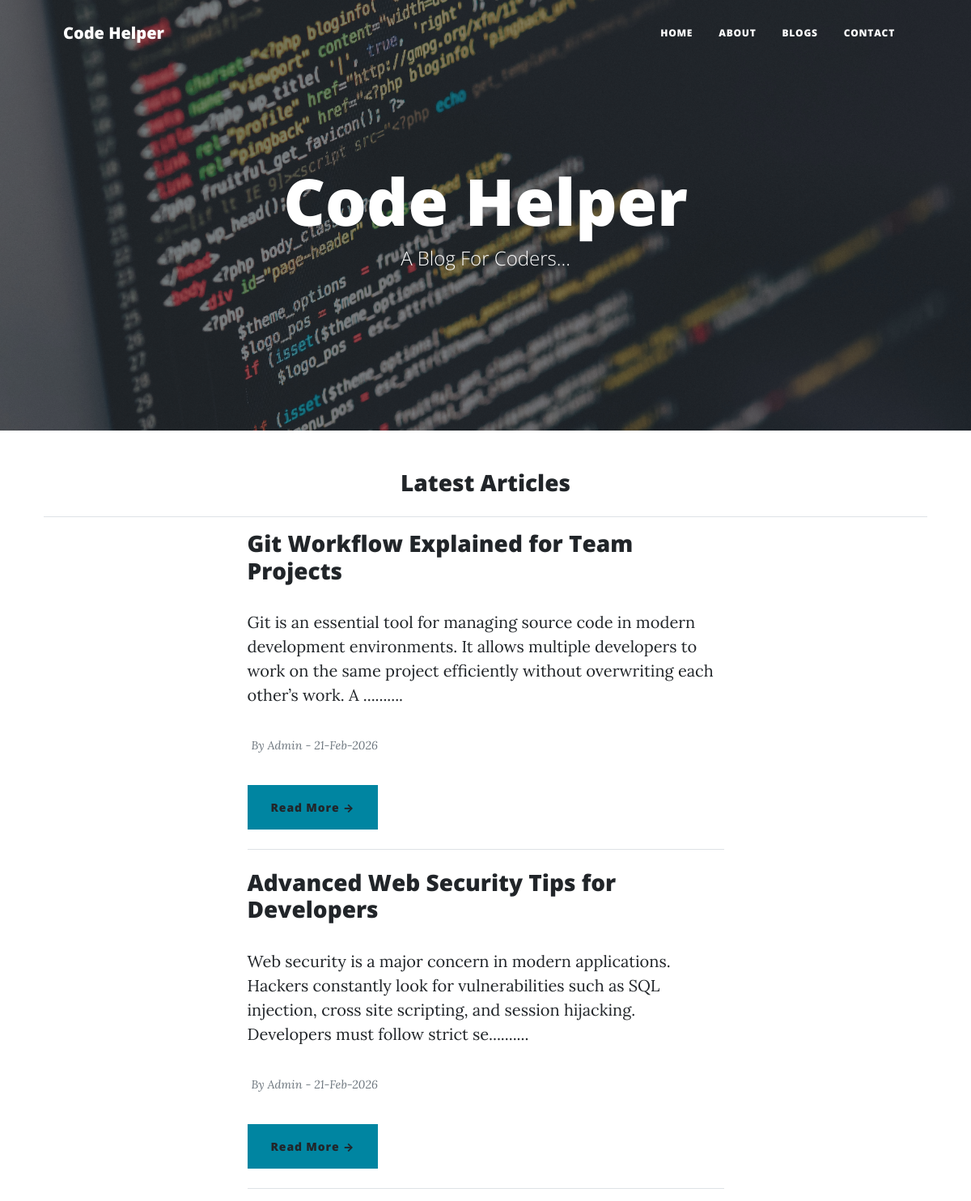
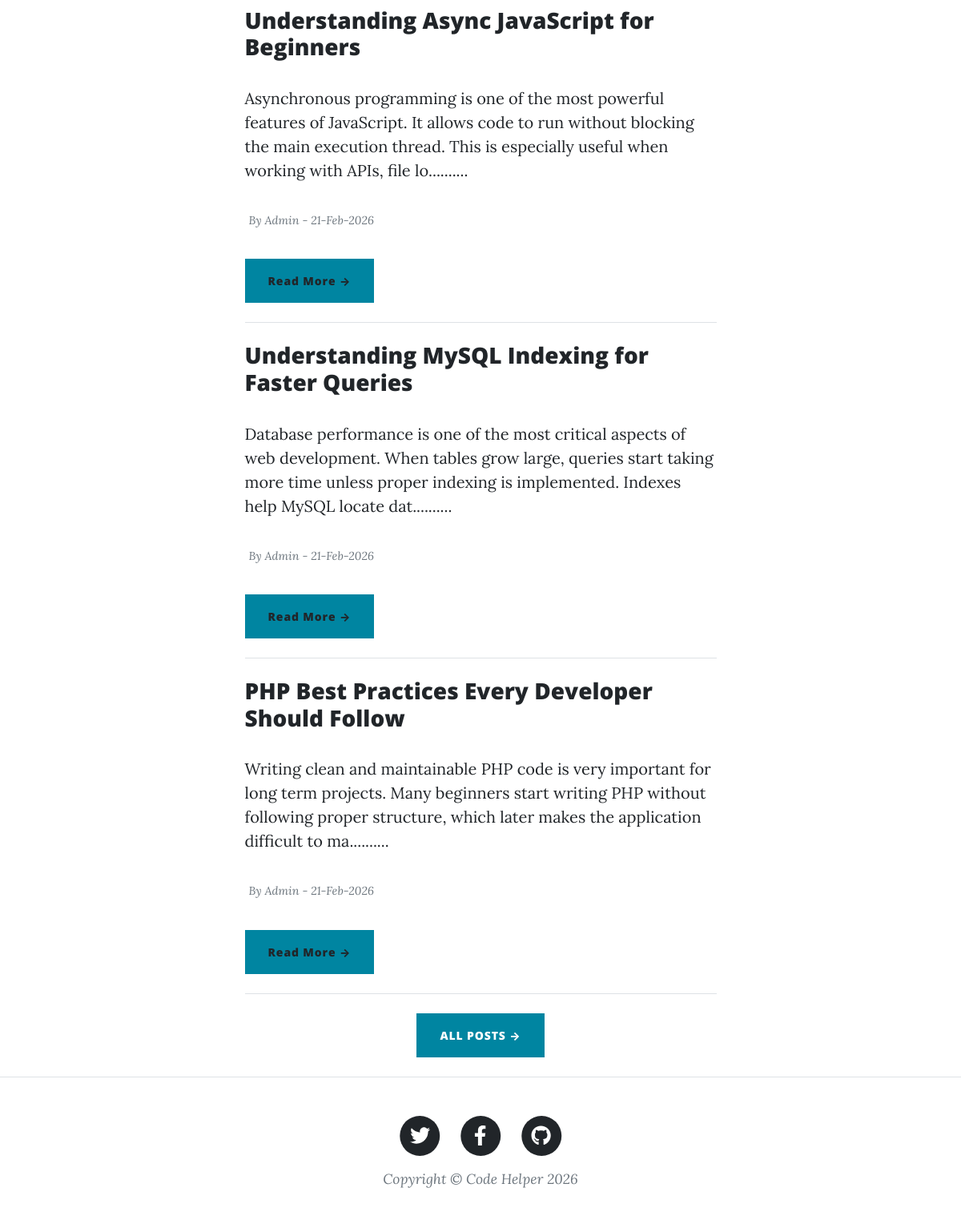
The page / on the database its author committed (2 pictures, top to bottom).
### tables this page shows
CREATE TABLE tbl_posts (
    id INT AUTO_INCREMENT PRIMARY KEY,
    post_header VARCHAR(255),
    post_title VARCHAR(255),
    post_content TEXT,
    post_author VARCHAR(100),
    post_slug VARCHAR(255),
    post_date DATETIME DEFAULT CURRENT_TIMESTAMP
);

### config.php (called while the page is built, shortened)
<?php
$sitename = "Code Helper";
?>

### index.php (the view, shortened to what this page needs)
<?php
include('config.php');
?>
<!DOCTYPE html>
<html lang="en">
<head>
<link href="css/styles.css" rel="stylesheet" />
</head>
<body>
<?php
include('navbar.php');
?>
<header class="masthead" style="background-image: url('assets/img/home-bg.jpg')">
<div class="container position-relative px-4 px-lg-5">
<div class="row gx-4 gx-lg-5 justify-content-center">
<div class="col-md-10 col-lg-8 col-xl-7">
<div class="site-heading">
<h1><?php echo $sitename; ?></h1>
<span class="subheading">A Blog For Coders...</span>
</div>
</div>
</div>
</div>
</header>
<div class="container px-4 px-lg-5">
<div class="row gx-4 gx-lg-5 justify-content-center">
<h3 class="text-center mb-4">Latest Articles</h3>
<hr />
<div class="col-md-10 col-lg-8 col-xl-7">
<?php
$sql = "SELECT * FROM tbl_posts ORDER BY id DESC LIMIT 5";
$query = $conn->query($sql);
while ($data = $query->fetch_assoc()) {
$title = $data['post_title'];
$content = substr($data['post_content'], 0, 200);
$author = $data['post_author'];
$slug = $data['post_slug'];
$date = date_create($data['post_date']);
$df = date_format($date, "d-M-Y");
echo "<div class='post-preview'>
<h3>
$title
</h3>
<p class='post-subtitle'>
$content..........
</p>
<p class='post-meta'>
By $author - $df
</p>
<a class='btn btn-primary' href='blogpost.php?post=$slug'>Read More →</a>
</div><hr class='my-4'>";
}
?>
<div class="d-flex justify-content-center mb-4">
<a class="btn btn-primary text-uppercase" href="blog.php">All Posts →</a>
</div>
</div>
</div>
</div>
<?php
include('footer.php');
?>
</body>
</html>

### navbar.php (shortened to what this page needs)
<nav class="navbar navbar-expand-lg navbar-light" id="mainNav">
  <div class="container px-4 px-lg-5">
    <a class="navbar-brand" href="index.html"><?php echo $sitename; ?></a>
    <div class="collapse navbar-collapse" id="navbarResponsive">
      <ul class="navbar-nav ms-auto py-4 py-lg-0">
        <li class="nav-item"><a class="nav-link px-lg-3 py-3 py-lg-4" href="index.php">Home</a></li>
        <li class="nav-item"><a class="nav-link px-lg-3 py-3 py-lg-4" href="about.php">About</a></li>
        <li class="nav-item"><a class="nav-link px-lg-3 py-3 py-lg-4" href="blog.php">Blogs</a></li>
        <li class="nav-item"><a class="nav-link px-lg-3 py-3 py-lg-4" href="contact.php">Contact</a></li>
      </ul>
    </div>
  </div>
</nav>

### footer.php
<footer class="border-top">
<div class="container px-4 px-lg-5">
<div class="row gx-4 gx-lg-5 justify-content-center">
<div class="col-md-10 col-lg-8 col-xl-7">
<ul class="list-inline text-center">
<li class="list-inline-item">
<a href="<?php echo $twitter;?>">
<span class="fa-stack fa-lg">
<i class="fas fa-circle fa-stack-2x"></i>
<i class="fab fa-twitter fa-stack-1x fa-inverse"></i>
</span>
</a>
</li>
<li class="list-inline-item">
<a href="<?php echo $facebook;?>">
<span class="fa-stack fa-lg">
<i class="fas fa-circle fa-stack-2x"></i>
<i class="fab fa-facebook-f fa-stack-1x fa-inverse"></i>
</span>
</a>
</li>
<li class="list-inline-item">
<a href="<?php echo $github;?>">
<span class="fa-stack fa-lg">
<i class="fas fa-circle fa-stack-2x"></i>
<i class="fab fa-github fa-stack-1x fa-inverse"></i>
</span>
</a>
</li>
</ul>
<div class="small text-center text-muted fst-italic">
Copyright &copy; <?php echo $sitename; ?> 2026
</div>
</div>
</div>
</div>
</footer>

### rows shown on the page
tbl_posts: post_title "Git Workflow Explained for Team Projects", post_content "Git is an essential tool for managing source code in modern development environments. It allows multiple developers to work on the same project efficiently without overwriting each other’s work. A", post_author "Admin", post_date "21-Feb-2026"
tbl_posts: post_title "Advanced Web Security Tips for Developers", post_content "Web security is a major concern in modern applications. Hackers constantly look for vulnerabilities such as SQL injection, cross site scripting, and session hijacking. Developers must follow strict se", post_author "Admin", post_date "21-Feb-2026"
tbl_posts: post_title "Understanding Async JavaScript for Beginners", post_content "Asynchronous programming is one of the most powerful features of JavaScript. It allows code to run without blocking the main execution thread. This is especially useful when working with APIs, file lo", post_author "Admin", post_date "21-Feb-2026"
tbl_posts: post_title "Understanding MySQL Indexing for Faster Queries", post_content "Database performance is one of the most critical aspects of web development. When tables grow large, queries start taking more time unless proper indexing is implemented. Indexes help MySQL locate dat", post_author "Admin", post_date "21-Feb-2026"
tbl_posts: post_title "PHP Best Practices Every Developer Should Follow", post_content "Writing clean and maintainable PHP code is very important for long term projects. Many beginners start writing PHP without following proper structure, which later makes the application difficult to ma", post_author "Admin", post_date "21-Feb-2026"

### other values the page prints
$sitename "Code Helper"
